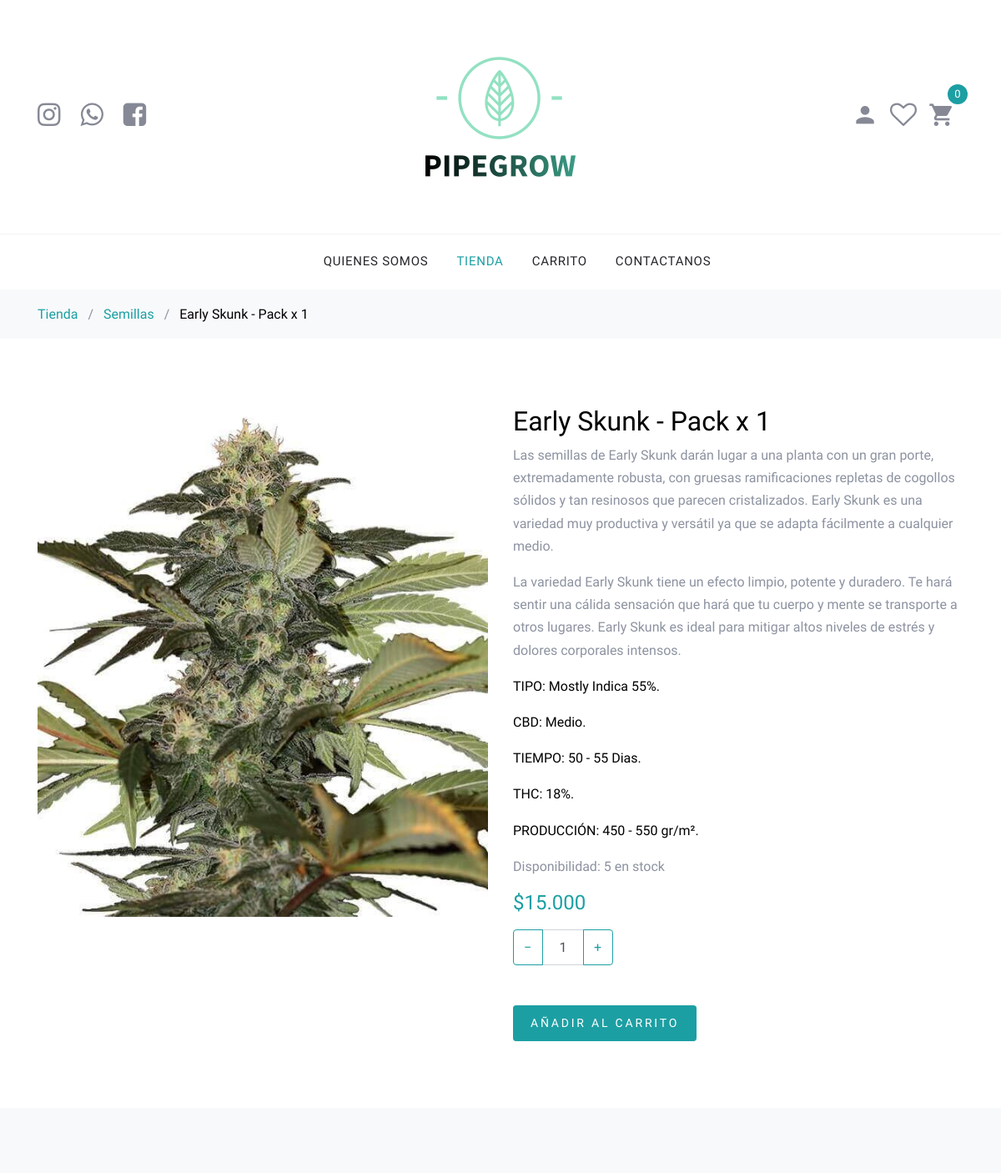
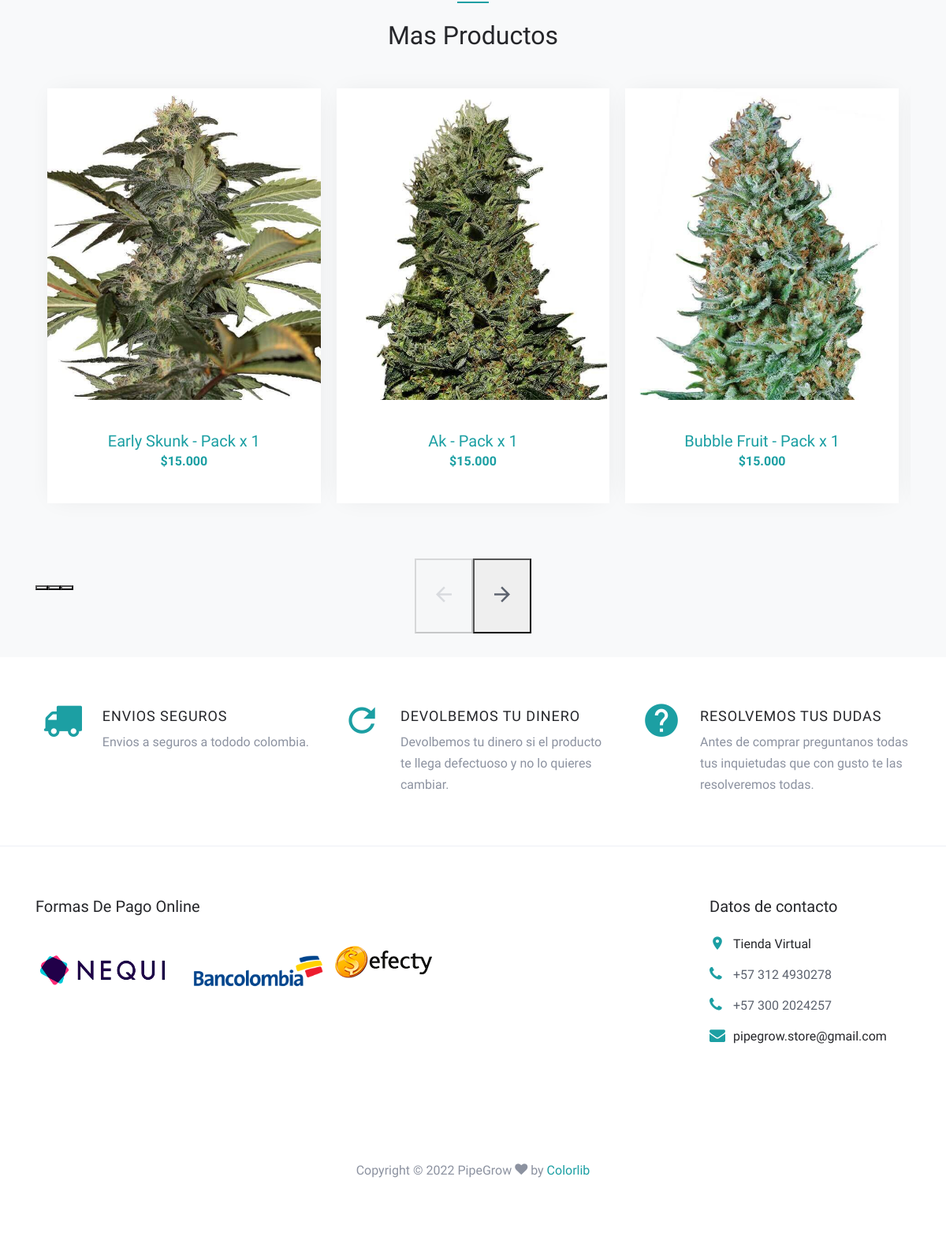
Screenshot of /tienda/semillas/basesemillas.php?product=Early Skunk - Pack x 1 with the database file from the repository (2 pictures, top to bottom).
### tables this page shows
CREATE TABLE `productos` (
  `cod_pro` int(11) NOT NULL,
  `nom_pro` varchar(255) DEFAULT NULL,
  `desc_pro` text DEFAULT NULL,
  `val_pro` decimal(20,3) DEFAULT NULL,
  `img_pro` varchar(255) DEFAULT NULL,
  `dir_pro` varchar(255) DEFAULT NULL,
  `cati_pro` int(200) DEFAULT NULL,
  `cate_pro` varchar(100) DEFAULT NULL,
  `empre_pro` varchar(50) DEFAULT NULL,
  `tipo_pro` varchar(50) DEFAULT NULL
);

### global/dominio.php (called while the page is built)
<?php
	$dominio='http://localhost/pipegrow';
?>

### tienda/semillas/basesemillas.php (the view, shortened to what this page needs)
<?php
	include '../../car.php';
  if($_GET['product']){
    $product = $_GET['product'];
    $sentencia=$pdo -> prepare("select * from `productos` where nom_pro='".$product."'");
    $sentencia -> execute();
    $listaProductos=$sentencia->fetchAll(PDO::FETCH_ASSOC);
  }else{
    echo "<script type='text/javascript'> window.location='../baseCategorie.php?categorie=".$listaProductos[0]['cate_pro']."'; </script>";
  }
?>
<!DOCTYPE html>
<html lang="en">
  <head>
    <link rel="stylesheet" href="../../fonts/icomoon/style.css">
    <link rel="stylesheet" href="../../css/bootstrap.min.css">
    <link rel="stylesheet" href="../../css/magnific-popup.css">
    <link rel="stylesheet" href="../../css/jquery-ui.css">
    <link rel="stylesheet" href="../../css/owl.carousel.min.css">
    <link rel="stylesheet" href="../../css/owl.theme.default.min.css">
    <link rel="stylesheet" href="../../css/aos.css">
    <link rel="stylesheet" href="../../css/style.css">
	<link rel="stylesheet" href="../../css/img.css">
  </head>
  <body>
  <div class="site-wrap">
    <?php include '../../global/encabezado.php'; ?>
      <nav class="site-navigation text-right text-md-center" role="navigation">
			<div class="container">
			  <ul class="site-menu js-clone-nav d-none d-md-block">
				<li><a href="../../index.php">quienes Somos</a></li>
				<li class="active"><a href="../../tienda.php">Tienda</a></li>
				<li><a href="../../carrito.php">Carrito</a></li>
				<li><a href="../../contacto.php">Contactanos</a></li>
			  </ul>
			</div>
		  </nav>
    </header>
	<div class="bg-light py-3">
      <div class="container">
        <div class="row">
          <div class="col-md-12 mb-0"><a href="javascript:void(0)">Tienda</a> <span class="mx-2 mb-0">/</span> <strong class="text-black"><a href="../baseCategorie.php?categorie=<?php echo $listaProductos[0]['cate_pro'];?>"><?php echo ucwords($listaProductos[0]['cate_pro']);?></a></strong> <span class="mx-2 mb-0">/</span> <strong class="text-black"><?php echo $listaProductos[0]['nom_pro'];?></strong></div>
        </div>
      </div>
    </div>
    <div class="site-section">
      <div class="container">
        <div class="row">
          <div class="col-md-6">
            <img src="<?php echo $dominio.$listaProductos[0]['img_pro'];?>" alt="Image" class="img-fluid">
          </div>
          <div class="col-md-6">
            <h2 class="text-black"><?php echo $listaProductos[0]['nom_pro'];?></h2>
            <?php echo $listaProductos[0]['desc_pro'];?>
			        <p class="text-blackg"><b>Disponibilidad: <?php echo $listaProductos[0]['cati_pro'];?> en stock</b></p>
              <p><strong class="text-primary h4">$<?php echo $listaProductos[0]['val_pro'];?></strong></p>
              <form action="" method="post">
                <?php if($listaProductos[0]['cati_pro']>0){?>
                  <div class="mb-5">
                    <div class="input-group mb-3" style="max-width: 120px;">
                    <div class="input-group-prepend">
                    <button class="btn btn-outline-primary js-btn-minus" type="button">&minus;</button>
                    </div>
                    <input type="text" class="form-control text-center" id="cantidad" name="cantidad" value="1" placeholder="" max="1" aria-label="Example text with button addon" aria-describedby="button-addon1">
                    <div class="input-group-append">
                    <button class="btn btn-outline-primary js-btn-plus" type="button">&plus;</button>
                    </div>
                    </div>
                  </div>
                  <button class="buy-now btn btn-sm btn-primary" name="btnAccion" value="agregar" type="submit">Añadir Al Carrito</button>
                <?php }else{echo '<h4 class="text-danger">"AGOTADO"</h4>';}?>
              </form>
          </div>
        </div>
      </div>
    </div>
    <?php
		$sentencia=$pdo -> prepare("SELECT * FROM productos where cate_pro='".$listaProductos[0]['cate_pro']."' ORDER BY RAND()");
		$sentencia -> execute();
		$listaProductos=$sentencia->fetchAll(PDO::FETCH_ASSOC);
	  ?>
    <div class="site-section block-3 site-blocks-2 bg-light">
      <div class="container">
        <div class="row justify-content-center">
          <div class="col-md-7 site-section-heading text-center pt-4">
            <h2>Mas Productos</h2>
          </div>
        </div>
        <div class="row">
          <div class="col-md-12">
            <div class="nonloop-block-3 owl-carousel">
            <?php foreach($listaProductos as $producto){?>
                    <div class="item">
                      <div class="block-4 text-center">
                        <figure class="block-4-image">
                          <a href="<?php echo $dominio.$producto['dir_pro'];?>"><img src="<?php echo $dominio.$producto['img_pro'];?>" alt="Image placeholder" class="img-fluid"></a>
                        </figure>
                        <div class="block-4-text p-4">
                          <h3><a href="<?php echo $dominio.$producto['dir_pro'];?>"><?php echo $producto['nom_pro'];?></a></h3>
                          <p class="text-primary font-weight-bold">$<?php echo $producto['val_pro'];?></p>
                        </div>
                      </div>
                    </div>
            <?php } ?>
                </div>
              </div>
            </div>
          </div>
        </div>
      </div>
		<?php include('../../global/pie.php');?>
  </body>
</html>

### css/style.css (style rules this page uses)
body { line-height: 1.7; color: #8c92a0; font-weight: 300; font-size: 16px; }
a { -webkit-transition: .3s all ease; -o-transition: .3s all ease; transition: .3s all ease; }
.text-black { color: #000; }
.site-wrap:before { -webkit-transition: .3s all ease-in-out; -o-transition: .3s all ease-in-out; transition: .3s all ease-in-out; background: rgba(0, 0, 0, 0.6); content: ""; position: absolute; z-index: 2000; top: 0; left: 0; right: 0; bottom: 0; opacity: 0; visibility: hidden; }
.btn { text-transform: uppercase; position: relative; -webkit-transition: 0.2s all ease-in-out !important; -o-transition: 0.2s all ease-in-out !important; transition: 0.2s all ease-in-out !important; top: 0; letter-spacing: .05em; }
.btn.btn-sm { font-size: 14px !important; padding: 10px 20px !important; }
.btn.btn-primary { font-size: 17px; font-weight: 300; letter-spacing: .2em; }
.form-control { height: 43px; }
.site-section { padding: 2.5em 0; }
@media (min-width: 768px) { .site-section { padding: 5em 0; } }
.site-section-heading { font-size: 30px; color: #25262a; position: relative; }
.site-section-heading:before { left: 0%; top: 0; position: absolute; width: 40px; height: 2px; background: #1c9fa3; }
.site-section-heading.text-center:before { content: ""; left: 50%; top: 0; -webkit-transform: translateX(-50%); -ms-transform: translateX(-50%); transform: translateX(-50%); position: absolute; width: 40px; height: 2px; background: #1c9fa3; }
.site-navbar a { color: #868995; }
.site-navbar .site-navigation .site-menu { margin-bottom: 0; }
.site-navbar .site-navigation .site-menu .active > a { color: #1c9fa3; }
.site-navbar .site-navigation .site-menu a { text-decoration: none !important; font-size: 15px; display: inline-block; }
.site-navbar .site-navigation .site-menu > li { display: inline-block; padding: 10px 5px; }
.site-navbar .site-navigation .site-menu > li > a { padding: 10px 10px; text-transform: uppercase; letter-spacing: .05em; color: #25262a; font-size: 15px; text-decoration: none !important; }
.site-mobile-menu .site-nav-wrap { padding: 0; margin: 0; list-style: none; position: relative; }
.site-mobile-menu .site-nav-wrap a { padding: 10px 20px; display: block; position: relative; color: #212529; }
.site-mobile-menu .site-nav-wrap li { position: relative; display: block; }
.site-mobile-menu .site-nav-wrap li.active > a { color: #1c9fa3; }
.site-mobile-menu .site-nav-wrap > li { display: block; position: relative; float: left; width: 100%; }
.site-mobile-menu .site-nav-wrap > li > a { padding-left: 20px; font-size: 20px; }
.block-4 { -webkit-box-shadow: 0 0 30px -10px rgba(0, 0, 0, 0.1); box-shadow: 0 0 30px -10px rgba(0, 0, 0, 0.1); background: #fff; }
.block-4 .block-4-text h3 { font-size: 20px; margin-bottom: 0; }
.block-4 .block-4-text h3 a { text-decoration: none; }

### rows the page displays
productos: cate_pro "Semillas", nom_pro "Early Skunk - Pack x 1", img_pro (picture), desc_pro "Las semillas de Early Skunk darán lugar a una planta con un gran porte, extremadamente robusta, con gruesas ramificaciones repletas de cogollos sólidos y tan resinosos que parecen cristalizados. Early Skunk es una variedad muy productiva y versátil ya que se adapta fácilmente a cualquier medio. La variedad Early Skunk tiene un efecto limpio, potente y duradero. Te hará sentir una cálida sensación que hará que tu cuerpo y mente se transporte a otros lugares. Early Skunk es ideal para mitigar altos niveles de estrés y dolores corporales intensos. TIPO: Mostly Indica 55%. CBD: Medio. TIEMPO: 50 - 55 Dias. THC: 18%. PRODUCCIÓN: 450 - 550 gr/m².", cati_pro "5", val_pro "15.000"
productos: img_pro (picture), nom_pro "Ak - Pack x 1", val_pro "15.000"
productos: img_pro (picture), nom_pro "Bubble Fruit - Pack x 1", val_pro "15.000"
